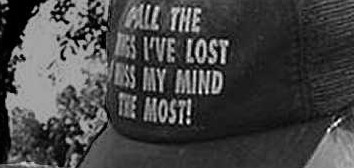
#> input picture AssignmentThree/lab 3/97.jpg, 354 x 168 px
$ python 1.py 'lab 3/97.jpg' 1.0
#> lines starting #> are read from the running program, lines starting #| are printed output that depends on the picture
import sys
import cv2
import numpy as np
import math


def gaussian_filter(x, y, centre_x, centre_y, radius):
    f = (x - centre_x) ** 2 + (y - centre_y) ** 2
    f = math.exp(-(f / (2 * (radius ** 2))))
    return f


img = cv2.imread('lab 3/97.jpg', cv2.IMREAD_GRAYSCALE)
#> img is the input picture: shape (168, 354); min 0, max 255, mean 69.4
cv2.imshow("Original Image", img)

res = np.fft.fft2(img)
fshift = np.fft.fftshift(res)
img_fft = np.log(np.abs(fshift) + 1)
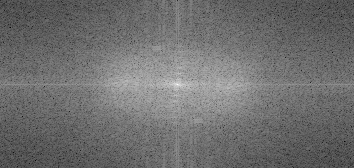
#> img_fft: shape (168, 354) float64; min 0.913, max 15.23, mean 7.14; drawn with min black and max white

rows, cols = img.shape
#> rows = 168; cols = 354
centre_row_no, centre_col_no = int(rows / 2), int(cols / 2)
#> centre_row_no = 84; centre_col_no = 177
filter_type = sys.argv[1]    # L - low pass H - high pass
rad = float(sys.argv[2])     # R - radius(Dzero)
if filter_type == 'H':
    for i in range(rows):
        for j in range(cols):
            fshift[i, j] = fshift[i, j] * (1 - gaussian_filter(i, j, centre_row_no, centre_col_no, rad))
else:
    for i in range(rows):
        for j in range(cols):
            fshift[i, j] = fshift[i, j] * gaussian_filter(i, j, centre_row_no, centre_col_no, rad)


f_ishift = np.fft.ifftshift(fshift)
img_back = np.fft.ifft2(f_ishift)
img_back = np.abs(img_back)
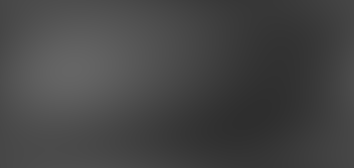
#> img_back: shape (168, 354) float64; min 46.18, max 101.5, mean 69.4
if filter_type == 'H':
    cv2.imshow("After HPF", np.array(img + img_back, dtype=np.uint8))
else:
    cv2.imshow("After LPF", np.array(img_back, dtype=np.uint8))

cv2.waitKey(0)
cv2.destroyAllWindows()

$ run again, with AssignmentThree/lab 3/two_cats.jpg copied over AssignmentThree/lab 3/97.jpg
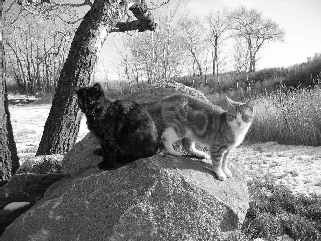
#> input picture AssignmentThree/lab 3/two_cats.jpg, 321 x 241 px
#> img is the input picture: shape (241, 321); min 0, max 255, mean 133.2
#> `img_fft = np.log(np.abs(fshift) + 1)`:
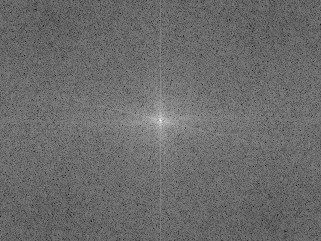
#> img_fft: shape (241, 321) float64; min 3.21, max 16.15, mean 8.67; drawn with min black and max white
#> `img_back = np.abs(img_back)`:
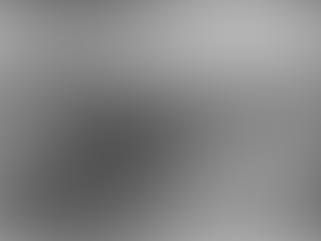
#> img_back: shape (241, 321) float64; min 84.62, max 179.6, mean 133.2

$ run again, with AssignmentThree/lab 3/img1noisy.tif saved as AssignmentThree/lab 3/97.jpg
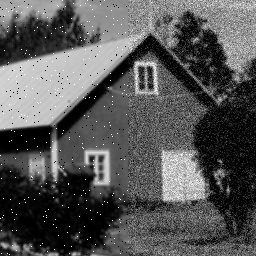
#> input picture AssignmentThree/lab 3/img1noisy.tif, 256 x 256 px
#> img is the input picture: shape (256, 256); min 0, max 255, mean 86.1
#> `img_fft = np.log(np.abs(fshift) + 1)`:
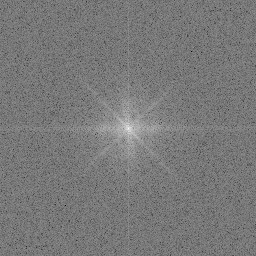
#> img_fft: shape (256, 256) float64; min 2.08, max 15.55, mean 8.48; drawn with min black and max white
#> `img_back = np.abs(img_back)`:
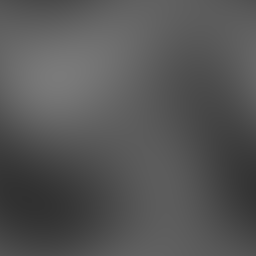
#> img_back: shape (256, 256) float64; min 48.91, max 122.3, mean 86.1
